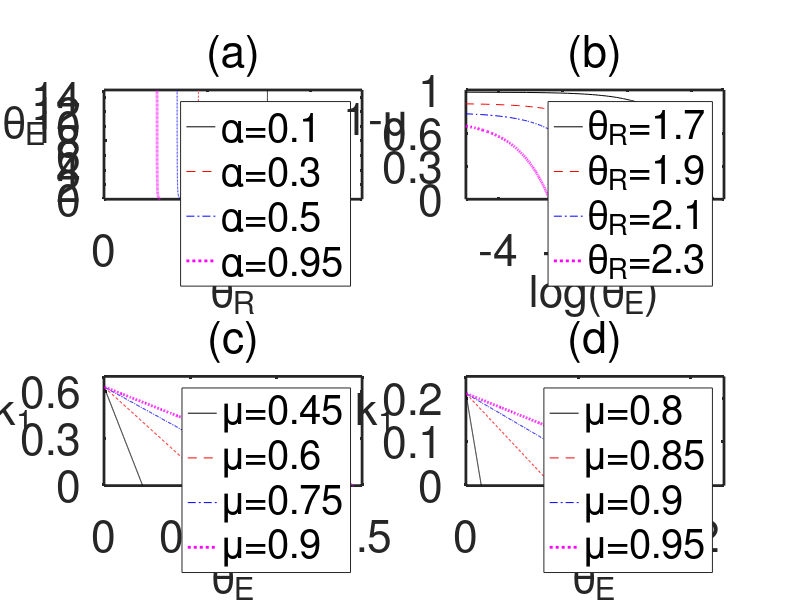

Reproduce this figure in MATLAB.
clear all
close all

figure

subplot(2,2,1)

z11=load('trtea01.dat');
z12=load('trtea03.dat');
z13=load('trtea05.dat');
z14=load('trtea095.dat');

plot(z11(:,1),z11(:,2),'k-',z12(:,1),z12(:,2),'r--',z13(:,1),z13(:,2),'b-.',z14(:,1),z14(:,2),'m:','LineWidth',2);
axis([0 5 0 15])

legend('\alpha=0.1','\alpha=0.3','\alpha=0.5','\alpha=0.95');
set(gca,'FontSize',32,'LineWidth',2,'XTick',[0;2;4]);
xlabel('\theta_R','FontSize',32);
ylabel('\theta_E','FontSize',32,'Rotation',0);
title('(a)','FontSize',32,'FontWeight','normal');

subplot(2,2,2);

z21=load('temutr17.dat');
z22=load('temutr19.dat');
z23=load('temutr21.dat');
z24=load('temutr23.dat');

plot(z21(:,1),z21(:,2),'k-',z22(:,1),z22(:,2),'r--',z23(:,1),z23(:,2),'b-.',z24(:,1),z24(:,2),'m:','LineWidth',2);

legend('\theta_R=1.7','\theta_R=1.9','\theta_R=2.1','\theta_R=2.3');
axis([-5 3 0 1])
set(gca,'FontSize',32,'LineWidth',2,'XTick',[-4;-2;0;2],'YTick',[0;0.3;0.6;1]);
xlabel('log(\theta_E)','FontSize',32);%,Interpreter='latex');
ylabel('1-\mu','FontSize',32,'Rotation',0);
title('(b)','FontSize',32,'FontWeight','normal');

subplot(2,2,3);

z21=load('tek1a01m045.dat');
z22=load('tek1a01m06.dat');
z23=load('tek1a01m075.dat');
z24=load('tek1a01m09.dat');

plot(z21(:,1),z21(:,2),'k-',z22(:,1),z22(:,2),'r--',z23(:,1),z23(:,2),'b-.',z24(:,1),z24(:,2),'m:','LineWidth',2);

legend('\mu=0.45','\mu=0.6','\mu=0.75','\mu=0.9');

axis([0 1.5 0 0.7])
set(gca,'FontSize',32,'LineWidth',2,'XTick',[0;0.5;1;1.5],'YTick',[0;0.3;0.6]);
xlabel('\theta_E','FontSize',32);
ylabel('k_1','FontSize',32,'Rotation',0);
title('(c)','FontSize',32,'FontWeight','normal');

subplot(2,2,4);

z21=load('tek1a09m08.dat');
z22=load('tek1a09m085.dat');
z23=load('tek1a09m09.dat');
z24=load('tek1a09m095.dat');

plot(z21(:,1),z21(:,2),'k-',z22(:,1),z22(:,2),'r--',z23(:,1),z23(:,2),'b-.',z24(:,1),z24(:,2),'m:','LineWidth',2);

legend('\mu=0.8','\mu=0.85','\mu=0.9','\mu=0.95');

axis([0 0.23 0 0.25])
set(gca,'FontSize',32,'LineWidth',2,'XTick',[0;0.1;0.2],'YTick',[0;0.1;0.2]);
xlabel('\theta_E','FontSize',32);
ylabel('k_1','FontSize',32,'Rotation',0);
title('(d)','FontSize',32,'FontWeight','normal');

% figure(1)
% hold on
% annotation('textbox', [0.5, 0.2, 0.25, 0.1], 'String', 'Copying fidelity','FontSize',30,'Rotation',90)

